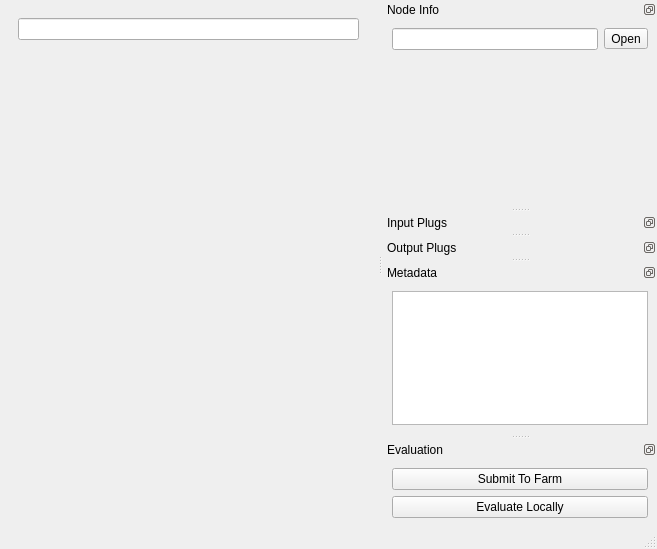
<?xml version="1.0" encoding="UTF-8"?>
<ui version="4.0">
 <class>FlowpipeEditorWindow</class>
 <widget class="QMainWindow" name="FlowpipeEditorWindow">
  <property name="geometry">
   <rect>
    <x>0</x>
    <y>0</y>
    <width>657</width>
    <height>549</height>
   </rect>
  </property>
  <property name="windowTitle">
   <string>Flowpipe Editor</string>
  </property>
  <property name="toolButtonStyle">
   <enum>Qt::ToolButtonTextUnderIcon</enum>
  </property>
  <property name="dockNestingEnabled">
   <bool>true</bool>
  </property>
  <property name="dockOptions">
   <set>QMainWindow::AllowNestedDocks|QMainWindow::AllowTabbedDocks|QMainWindow::AnimatedDocks|QMainWindow::ForceTabbedDocks|QMainWindow::VerticalTabs</set>
  </property>
  <widget class="QWidget" name="centralwidget">
   <layout class="QVBoxLayout" name="verticalLayout_6">
    <item>
     <widget class="QWidget" name="main_widget" native="true">
      <property name="sizePolicy">
       <sizepolicy hsizetype="Preferred" vsizetype="Expanding">
        <horstretch>0</horstretch>
        <verstretch>0</verstretch>
       </sizepolicy>
      </property>
      <layout class="QVBoxLayout" name="verticalLayout_5">
       <item>
        <widget class="QLineEdit" name="graph_name_lineedit">
         <property name="text">
          <string/>
         </property>
         <property name="readOnly">
          <bool>true</bool>
         </property>
        </widget>
       </item>
       <item>
        <widget class="QWidget" name="graph_widget" native="true">
         <property name="sizePolicy">
          <sizepolicy hsizetype="Preferred" vsizetype="Expanding">
           <horstretch>0</horstretch>
           <verstretch>0</verstretch>
          </sizepolicy>
         </property>
         <layout class="QVBoxLayout" name="verticalLayout_11"/>
        </widget>
       </item>
      </layout>
     </widget>
    </item>
   </layout>
  </widget>
  <widget class="QStatusBar" name="statusbar"/>
  <widget class="QMenuBar" name="menubar">
   <property name="geometry">
    <rect>
     <x>0</x>
     <y>0</y>
     <width>657</width>
     <height>25</height>
    </rect>
   </property>
  </widget>
  <widget class="QDockWidget" name="node_dock">
   <property name="features">
    <set>QDockWidget::DockWidgetFloatable|QDockWidget::DockWidgetMovable</set>
   </property>
   <property name="allowedAreas">
    <set>Qt::LeftDockWidgetArea|Qt::RightDockWidgetArea</set>
   </property>
   <property name="windowTitle">
    <string>Node Info</string>
   </property>
   <attribute name="dockWidgetArea">
    <number>2</number>
   </attribute>
   <widget class="QWidget" name="node_name_widget">
    <layout class="QVBoxLayout" name="verticalLayout_14">
     <item>
      <layout class="QHBoxLayout" name="horizontalLayout">
       <property name="topMargin">
        <number>0</number>
       </property>
       <item>
        <widget class="QLineEdit" name="name_lineedit">
         <property name="font">
          <font>
           <weight>75</weight>
           <bold>true</bold>
          </font>
         </property>
         <property name="styleSheet">
          <string notr="true"/>
         </property>
         <property name="readOnly">
          <bool>true</bool>
         </property>
        </widget>
       </item>
       <item>
        <widget class="QToolButton" name="open_code_button">
         <property name="text">
          <string>Open</string>
         </property>
        </widget>
       </item>
      </layout>
     </item>
     <item>
      <widget class="QLabel" name="node_type_label">
       <property name="text">
        <string/>
       </property>
      </widget>
     </item>
     <item>
      <widget class="QTextEdit" name="description_textedit">
       <property name="minimumSize">
        <size>
         <width>0</width>
         <height>30</height>
        </size>
       </property>
       <property name="styleSheet">
        <string notr="true">background-color: palette(window);</string>
       </property>
       <property name="frameShape">
        <enum>QFrame::NoFrame</enum>
       </property>
       <property name="frameShadow">
        <enum>QFrame::Plain</enum>
       </property>
       <property name="readOnly">
        <bool>true</bool>
       </property>
       <property name="textInteractionFlags">
        <set>Qt::TextSelectableByMouse</set>
       </property>
      </widget>
     </item>
    </layout>
   </widget>
  </widget>
  <widget class="QDockWidget" name="inputs_dock">
   <property name="features">
    <set>QDockWidget::DockWidgetFloatable|QDockWidget::DockWidgetMovable</set>
   </property>
   <property name="allowedAreas">
    <set>Qt::LeftDockWidgetArea|Qt::RightDockWidgetArea</set>
   </property>
   <property name="windowTitle">
    <string>Input Plugs</string>
   </property>
   <attribute name="dockWidgetArea">
    <number>2</number>
   </attribute>
   <widget class="AttributesWidget" name="node_inputs_widget">
    <property name="mouseTracking">
     <bool>false</bool>
    </property>
    <property name="contextMenuPolicy">
     <enum>Qt::ActionsContextMenu</enum>
    </property>
   </widget>
  </widget>
  <widget class="QDockWidget" name="outputs_dock">
   <property name="features">
    <set>QDockWidget::DockWidgetFloatable|QDockWidget::DockWidgetMovable</set>
   </property>
   <property name="allowedAreas">
    <set>Qt::LeftDockWidgetArea|Qt::RightDockWidgetArea</set>
   </property>
   <property name="windowTitle">
    <string>Output Plugs</string>
   </property>
   <attribute name="dockWidgetArea">
    <number>2</number>
   </attribute>
   <widget class="AttributesWidget" name="node_outputs_widget">
    <property name="contextMenuPolicy">
     <enum>Qt::ActionsContextMenu</enum>
    </property>
   </widget>
  </widget>
  <widget class="QDockWidget" name="metadata_dock">
   <property name="features">
    <set>QDockWidget::DockWidgetFloatable|QDockWidget::DockWidgetMovable</set>
   </property>
   <property name="allowedAreas">
    <set>Qt::LeftDockWidgetArea|Qt::RightDockWidgetArea</set>
   </property>
   <property name="windowTitle">
    <string>Metadata</string>
   </property>
   <attribute name="dockWidgetArea">
    <number>2</number>
   </attribute>
   <widget class="QWidget" name="node_metadata_widget">
    <layout class="QVBoxLayout" name="verticalLayout_15">
     <item>
      <widget class="JsonView" name="metadata_view"/>
     </item>
    </layout>
   </widget>
  </widget>
  <widget class="QDockWidget" name="evaluation_dock">
   <property name="features">
    <set>QDockWidget::DockWidgetFloatable|QDockWidget::DockWidgetMovable</set>
   </property>
   <property name="allowedAreas">
    <set>Qt::LeftDockWidgetArea|Qt::RightDockWidgetArea</set>
   </property>
   <property name="windowTitle">
    <string>Evaluation</string>
   </property>
   <attribute name="dockWidgetArea">
    <number>2</number>
   </attribute>
   <widget class="QWidget" name="evaluation_widget">
    <layout class="QVBoxLayout" name="verticalLayout_15">
     <item>
      <widget class="QPushButton" name="submit_to_farm_button">
       <property name="text">
        <string>Submit To Farm</string>
       </property>
      </widget>
     </item>
     <item>
      <widget class="QPushButton" name="evaluate_locally_button">
       <property name="text">
        <string>Evaluate Locally</string>
       </property>
      </widget>
     </item>
    </layout>
   </widget>
  </widget>
  <action name="actionNew">
   <property name="text">
    <string>New</string>
   </property>
   <property name="shortcut">
    <string>Ctrl+N</string>
   </property>
  </action>
  <action name="actionOpen">
   <property name="text">
    <string>Open</string>
   </property>
   <property name="shortcut">
    <string>Ctrl+O</string>
   </property>
  </action>
  <action name="actionSave">
   <property name="text">
    <string>Save</string>
   </property>
   <property name="shortcut">
    <string>Ctrl+S</string>
   </property>
  </action>
  <action name="actionSave_As">
   <property name="text">
    <string>Save As...</string>
   </property>
   <property name="shortcut">
    <string>Ctrl+Shift+S</string>
   </property>
  </action>
  <action name="actionOpen_Recent">
   <property name="text">
    <string>Open Recent</string>
   </property>
  </action>
  <action name="actionQuit">
   <property name="text">
    <string>Quit</string>
   </property>
   <property name="shortcut">
    <string>Ctrl+Q</string>
   </property>
  </action>
  <action name="actionDocumentation">
   <property name="text">
    <string>Documentation</string>
   </property>
  </action>
  <action name="evaluate_remotely_action">
   <property name="text">
    <string>Send to Farm</string>
   </property>
  </action>
  <action name="actionThreaed">
   <property name="text">
    <string>Threaded</string>
   </property>
  </action>
  <action name="actionNon_threaed">
   <property name="text">
    <string>Non-threaded</string>
   </property>
  </action>
  <action name="evaluate_locally_action">
   <property name="text">
    <string>Evaluate Locally</string>
   </property>
  </action>
  <action name="edit_mode_action">
   <property name="checkable">
    <bool>true</bool>
   </property>
   <property name="text">
    <string>Edit Mode</string>
   </property>
  </action>
  <action name="project_action">
   <property name="text">
    <string>Project...</string>
   </property>
  </action>
 </widget>
 <customwidgets>
  <customwidget>
   <class>JsonView</class>
   <extends>QTreeView</extends>
   <header>qt_json_view.view</header>
  </customwidget>
  <customwidget>
   <class>AttributesWidget</class>
   <extends>QWidget</extends>
   <header>risefx.flowpipe_editor.attributes.attributes_widget</header>
   <container>1</container>
  </customwidget>
 </customwidgets>
 <resources/>
 <connections/>
</ui>
